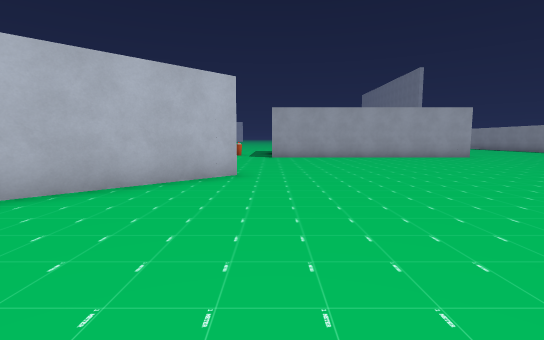
view 1 (above)

24 first-person views from a walk through a 3-D level made in the Godot game engine. The camera is 1.5 m above the floor, tilts 6° down and sees 85° across. The floor is counted in squares, 2 m on a side. Each view is taken from the middle of a square. On the plan, view 1 faces up. The plan holds only what a view shows up to about 10 squares ahead; the rest is blank. The place goes on beyond the plan. Some surface patterns are stand-ins.

view 2
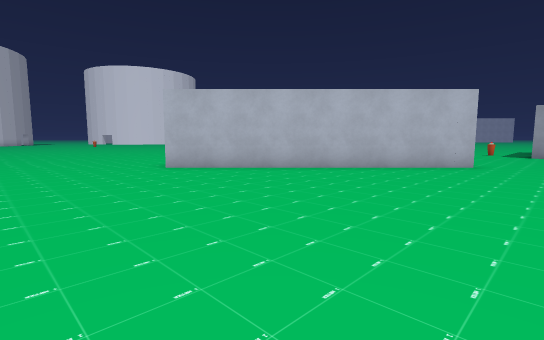

view 3
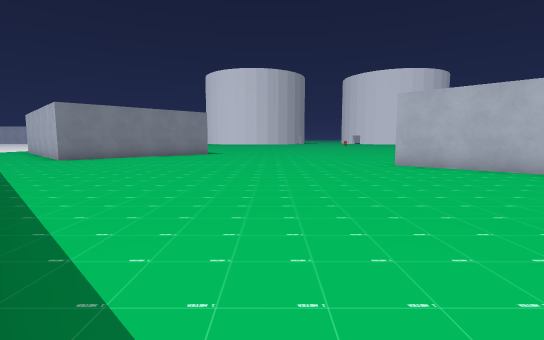

view 4
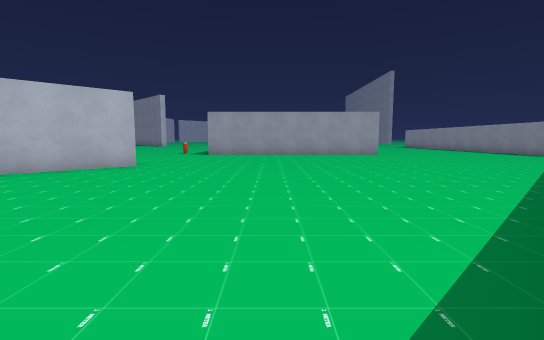

view 5
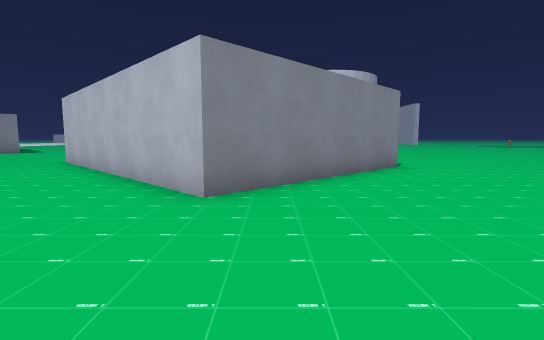

view 6
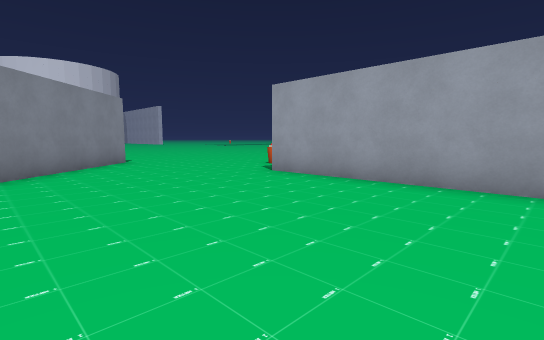

view 7
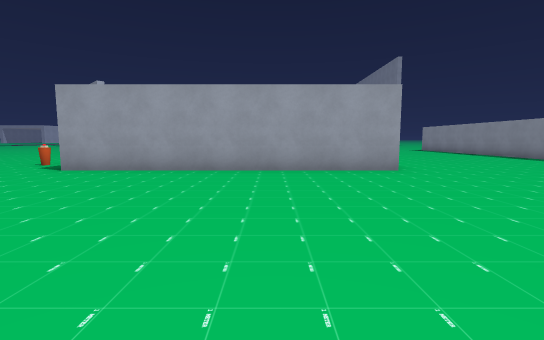

view 8
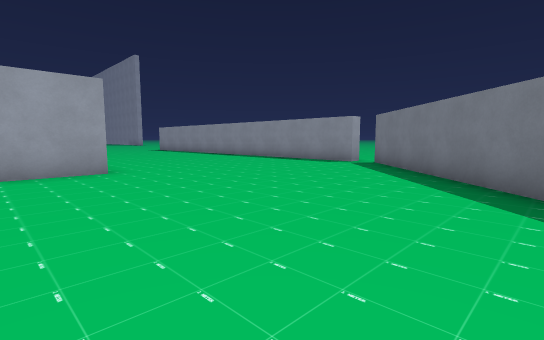

view 9
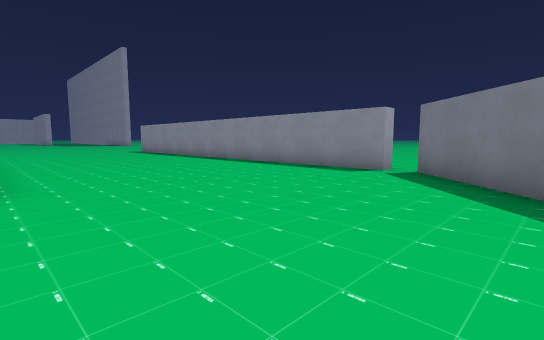

view 10
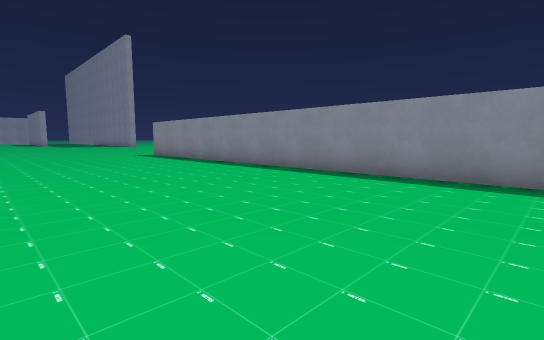

view 11
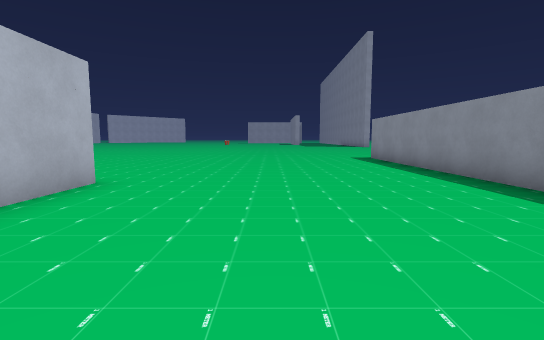

view 12
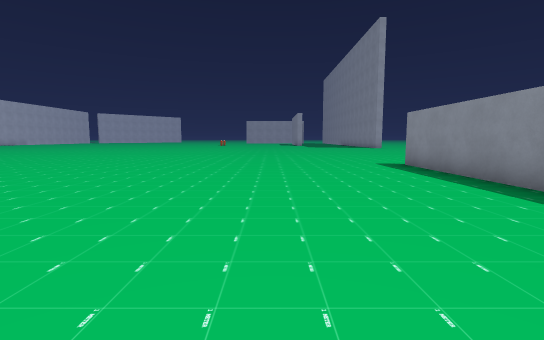

view 13
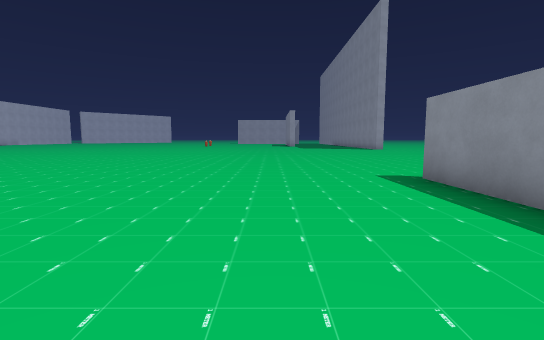

view 14
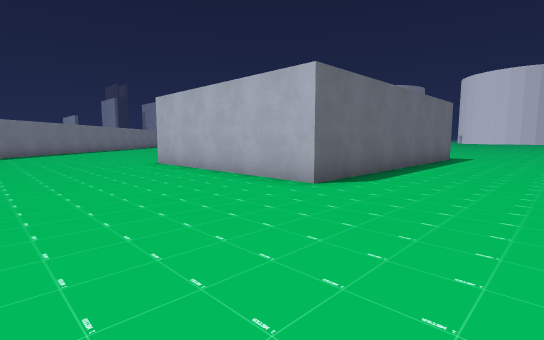

view 15
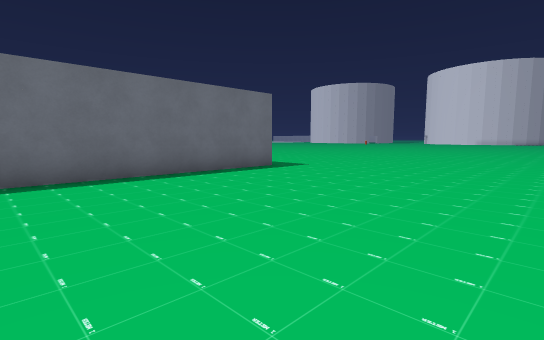

view 16
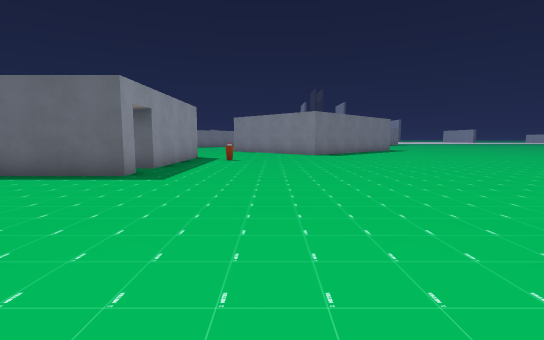

view 17
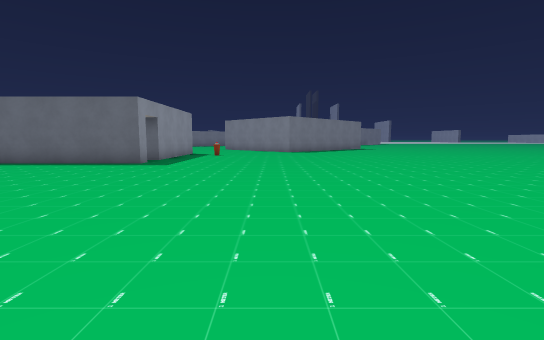

view 18
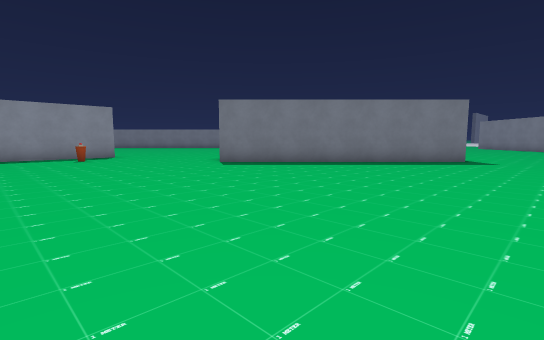

view 19
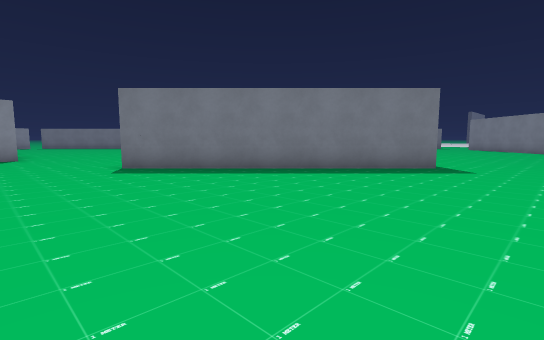

view 20
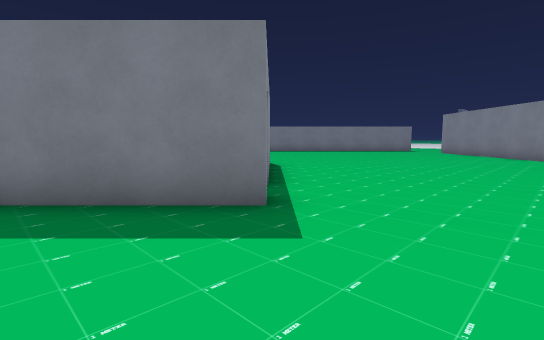

view 21
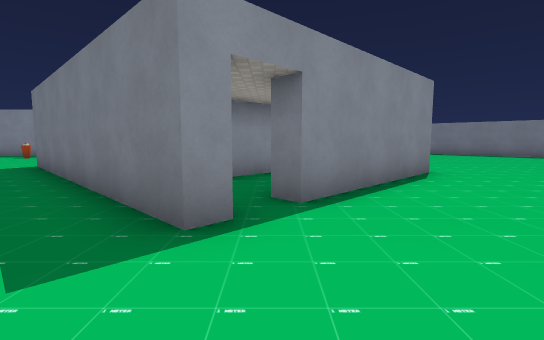

view 22
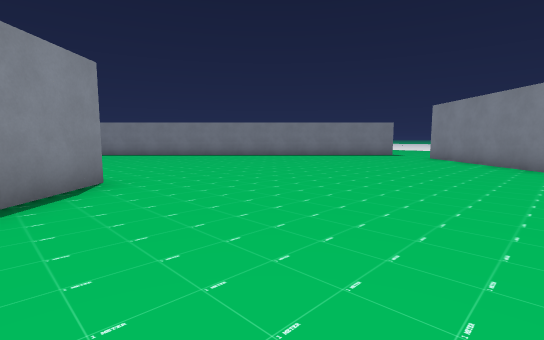

view 23
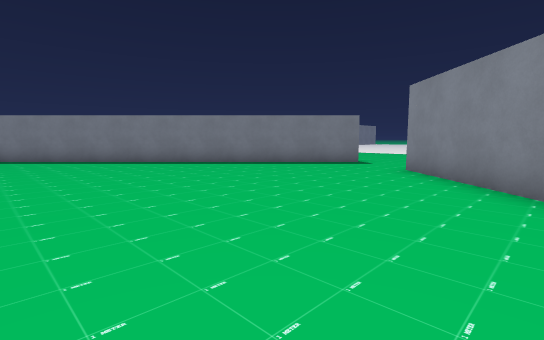

view 24
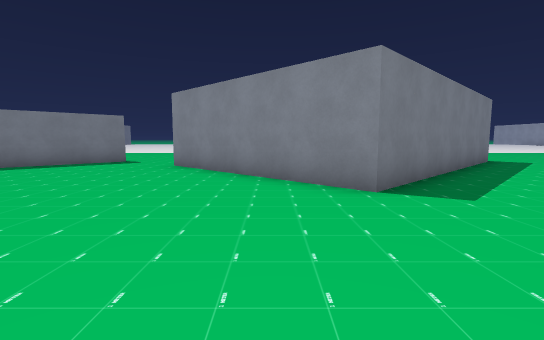

### Floor plan
Points are (right, up) in squares from view 1. A wall is a line through its corners. A room is listed if a view was taken in it or the views show most of it. See-through windows are left out.
Room 1 (views 1, 2, 3, 4, 5, 6, 7, 8, 9, 10, 11, 12, 13, 14, 15, 16, 17, 18, 19, 20, 21, 22, 23, 24)
walls: (0, 14) (0, 16.5); (0, 17.5) (0, 18) (8, 18) (8, 12) (0, 12) (0, 12.5); (-10.3, 4.3) (-10.6, 4.7) (-5, 10.4) (-0.7, 6.1) (-6.4, 0.5) (-9.6, 3.7) (-9.2, 4.1); (10.8, 5.1) (15.1, 9.5); (14.9, 10.1) (14.9, 24.6); (-13.5, -7.1) (-12.5, -6.1) (-8.2, -10.4); (-6.2, -11.8) (2.1, -3.5)
ways out: opening at (0, 17); gap at (15, 10)
objects: switch (-1, 14)

Positions as (right, up) in squares from view 1, and headings:
1: (0, 0), facing up
2: (1, -3), facing up-left
3: (2, -3), facing left
4: (3, -2), facing up
5: (3, 7), facing left
6: (5, 7), facing up-left
7: (5, 5), facing up
8: (6, 5), facing up-right
9: (8, 7), facing up-right
10: (9, 11), facing up-right
11: (11, 13), facing up
12: (11, 16), facing up
13: (12, 19), facing up
14: (12, 21), facing down-left
15: (6, 24), facing down-left
16: (-3, 24), facing down
17: (-4, 27), facing down
18: (-13, 16), facing down-right
19: (-13, 13), facing down-right
20: (-13, 7), facing down-right
21: (-13, 4), facing right
22: (-12, 2), facing down-right
23: (-11, -3), facing down-right
24: (-11, -2), facing down
